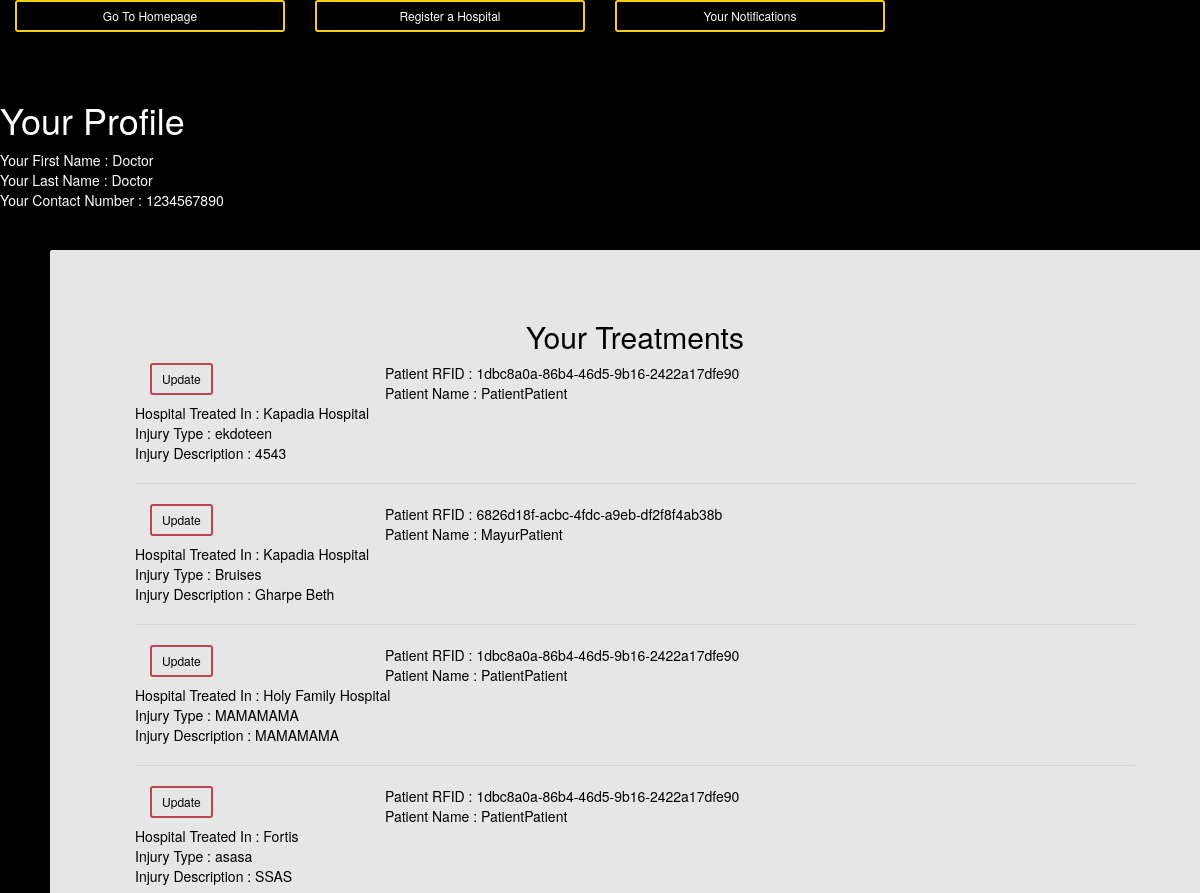
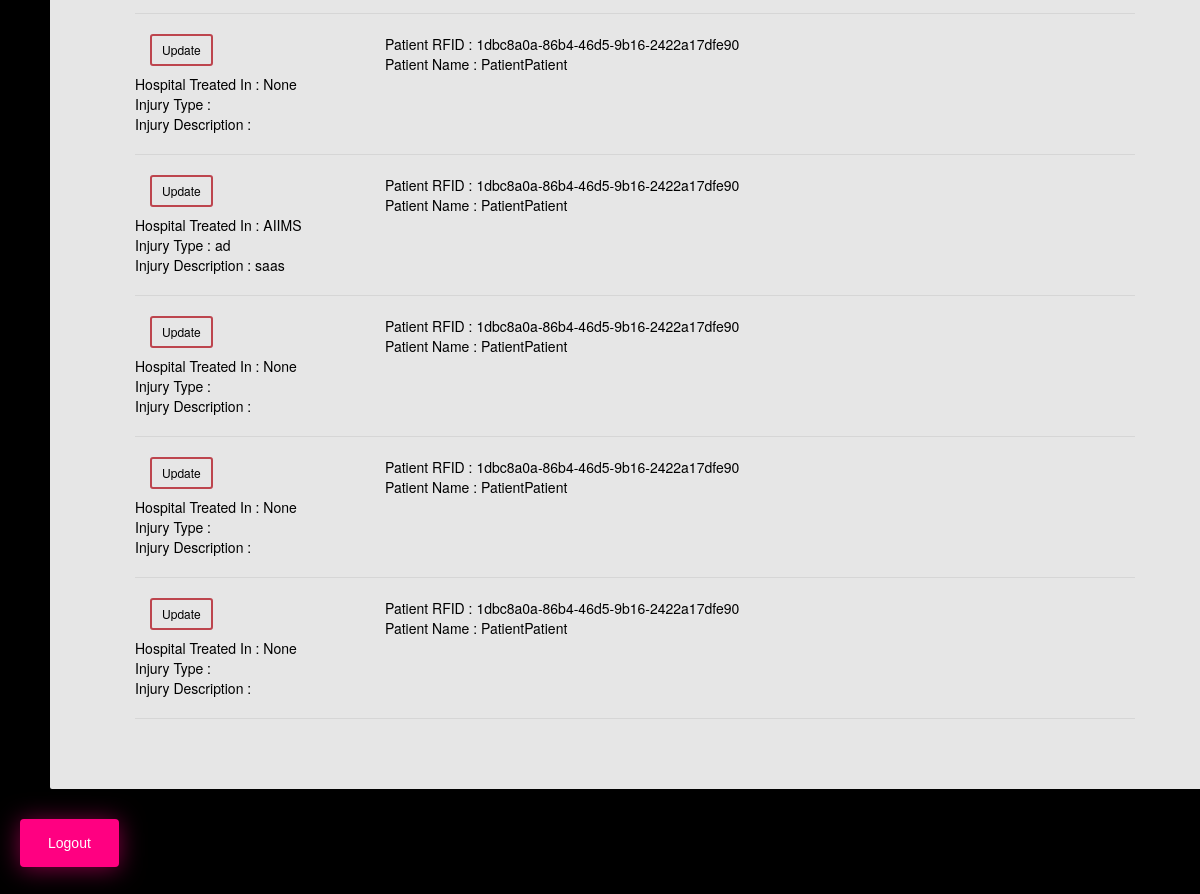
The page /doctorp/doctor/profile (signed in) on the database its author committed (2 pictures, top to bottom).
### accounts/models.py (models this page shows, shortened)
class Doctor(models.Model):
    user = models.OneToOneField(User, on_delete=models.CASCADE)
    first_name = models.CharField(max_length=30)
    last_name = models.CharField(max_length=30)
    contact_no = models.CharField(max_length=10)
    email_id = models.EmailField()

class Treatment(models.Model):
    image = models.ImageField()
    doctor = models.ForeignKey(Doctor, on_delete=models.CASCADE, blank=True,null=True)
    patient = models.ForeignKey(Patient, on_delete=models.CASCADE, blank=True,null=True)
    hospital = models.ForeignKey(Hospital, on_delete=models.CASCADE, blank=True,null=True)
    injury_type = models.CharField(max_length=20,blank=True)
    injury_description = models.CharField(max_length=200,blank=True)

class Patient(models.Model):
    user = models.OneToOneField(User, on_delete=models.CASCADE)
    first_name = models.CharField(max_length=30)
    last_name = models.CharField(max_length=30)
    contact_no = models.CharField(max_length=10)
    email_id = models.EmailField()
    uid = models.UUIDField(unique=True, default=uuid.uuid4)
    emergency_contact_no = models.CharField(max_length=10)
    address = models.CharField(max_length=200)
    def __str__(self):
        return self.first_name + self.last_name

class Hospital(models.Model):
    doctor = models.ManyToManyField(Doctor)
    name = models.CharField(max_length=100)
    contact = models.CharField(max_length=10)
    address = models.CharField(max_length=200)
    def __str__(self):
        return self.name

### doctors_p/views.py (the view)
# urls.py: path('doctor/profile', views.docp,name='dprof'),
def docp(request):
    doctor = Doctor.objects.get(user=request.user)
    treatment = Treatment.objects.filter(doctor=doctor)
    return render(request, 'doctors_p/doctorprofile.html', {'doctor': doctor, 'treatments': treatment})

### doctors_p/templates/doctors_p/doctorprofile.html (shortened to what this page needs)
<!DOCTYPE html>
<html lang="en">
<head>
        <link rel="stylesheet" href="https://maxcdn.bootstrapcdn.com/bootstrap/3.3.4/css/bootstrap.min.css">
        <link href="http://designify.me/code-snippets/animated-buttons/css/btns.css" rel="stylesheet">
        <link rel="stylesheet" href="http://maxcdn.bootstrapcdn.com/font-awesome/4.3.0/css/font-awesome.min.css">
</head>
<body>
{% if user.is_authenticated %}
<div class="col-md-3 col-sm-3 col-xs-6"> <a href="{% url 'home' %}" class="btn btn-sm animated-button thar-one">Go To Homepage</a> </div>
<div class="col-md-3 col-sm-3 col-xs-6"><a href="{% url 'accounts:hreg'%}" class="btn btn-sm animated-button thar-two">Register a Hospital</a></div>
<div class="col-md-3 col-sm-3 col-xs-6"><a href="{% url 'doctor:dnotify'%}"class="btn btn-sm animated-button thar-three"> Your Notifications</a></div><br><br><br><br>
<h1> Your Profile</h1>
        <form class="logout" action="{% url 'accounts:logout'%}" method="POST">
           Your First Name : {{doctor.first_name}}<br>
           Your Last Name : {{doctor.last_name}}<br>
           Your Contact Number : {{doctor.contact_no}}<br>
        <br>
        <div class="container">
        <h2 align="center">Your Treatments</h2>
        {% for treat in treatments %}
            <div class="col-md-3 col-sm-3 col-xs-6"><a class="btn btn-sm animated-button victoria-two" href="{% url 'doctor:tupdate' id=treat.id %}">Update</a></div>
        Patient RFID : {{treat.patient.uid}}<br>
        Patient Name : {{treat.patient}}<br>
        Hospital Treated In : {{treat.hospital}}<br>
        Injury Type : {{treat.injury_type}}<br>
        Injury Description : {{treat.injury_description}}<br>
        <hr>
        {%endfor%}
        </div>
        <button class="bubbly-button" type="submit"> Logout</button>
        {% endif %}
        </form>
</body>
</html>

### doctors_p/templates/doctors_p/doctorprofile.html (style rules this page uses)
body { background:black; color: #fff; }
.container { margin-top: 20px; margin-left: 50px; margin-right: 50px; color: black; background: #fff; border-radius: 2px; padding: 50px 85px; opacity: 0.9; }
a.animated-button.thar-two { color: #fff; cursor: pointer; display: block; position: relative; border: 2px solid #F7CA18; transition: all 0.4s cubic-bezier(0.215, 0.61, 0.355, 1) 0s; }
a.animated-button.thar-two:before { display: block; position: absolute; left: 0px; bottom: 0px; height: 0px; width: 100%; z-index: -1; content: ''; color: #000 !important; background: #F7CA18; transition: all 0.4s cubic-bezier(0.215, 0.61, 0.355, 1) 0s; }
.bubbly-button { font-family: 'Helvetica', 'Arial', sans-serif; display: inline-block; font-size: 1em; padding: 1em 2em; margin-top: 30px; margin-left: 20px; margin-bottom: 60px; -webkit-appearance: none; appearance: none; background-color: #ff0081; color: #fff; border-radius: 4px; border: none; cursor: pointer; position: relative; transition: transform ease-in 0.1s, box-shadow ease-in 0.25s; box-shadow: 0 2px 25px rgba(255, 0, 130, 0.5); }
.bubbly-button:before, .bubbly-button:after { position: absolute; content: ''; display: block; width: 140%; height: 100%; left: -20%; z-index: -1000; transition: all ease-in-out 0.5s; background-repeat: no-repeat; }
.bubbly-button:before { display: none; top: -75%; background-image: radial-gradient(circle, #ff0081 20%, transparent 20%), radial-gradient(circle, transparent 20%, #ff0081 20%, transparent 30%), radial-gradient(circle, #ff0081 20%, transparent 20%), radial-gradient(circle, #ff0081 20%, transparent 20%), radial-gradient(circle, transparent 10%, #ff0081 15%, transparent 20%), radial-gradient(circle, #ff0081 20%, transparent 20%), radial-gradient(circle, #ff0081 20%, transparent 20%), radial-gradient(circle, #ff0081 20%, transparent 20%), radial-gradient(circle, #ff0081 20%, transparent 20%); background-size: 10% 10%, 20% 20%, 15% 15%, 20% 20%, 18% 18%, 10% 10%, 15% 15%, 10% 10%, 18% 18%; }
.bubbly-button:after { display: none; bottom: -75%; background-image: radial-gradient(circle, #ff0081 20%, transparent 20%), radial-gradient(circle, #ff0081 20%, transparent 20%), radial-gradient(circle, transparent 10%, #ff0081 15%, transparent 20%), radial-gradient(circle, #ff0081 20%, transparent 20%), radial-gradient(circle, #ff0081 20%, transparent 20%), radial-gradient(circle, #ff0081 20%, transparent 20%), radial-gradient(circle, #ff0081 20%, transparent 20%); background-size: 15% 15%, 20% 20%, 18% 18%, 20% 20%, 15% 15%, 10% 10%, 20% 20%; }
a.animated-button.thar-three { color: #fff; cursor: pointer; display: block; position: relative; border: 2px solid #F7CA18; transition: all 0.4s cubic-bezier(0.42, 0, 0.58, 1); }
a.animated-button.thar-three:before { display: block; position: absolute; top: 0px; right: 0px; height: 100%; width: 0px; z-index: -1; content: ''; color: #000 !important; background: #F7CA18; transition: all 0.4s cubic-bezier(0.42, 0, 0.58, 1); }
a.animated-button.thar-one { color: #fff; cursor: pointer; display: block; position: relative; border: 2px solid #F7CA18; transition: all 0.4s cubic-bezier(0.215, 0.61, 0.355, 1) 0s; }
a.animated-button.thar-one:before { display: block; position: absolute; left: 0px; top: 0px; height: 0px; width: 100%; z-index: -1; content: ''; color: #000 !important; background: #F7CA18; transition: all 0.4s cubic-bezier(0.215, 0.61, 0.355, 1) 0s; }
a.animated-button.victoria-two { border: 2px solid #D24D57; color: #000; }
a.animated-button.victoria-two:after { background: #D24D57; -moz-transform: translateX(-50%) translateY(-50%) rotate(25deg); -ms-transform: translateX(-50%) translateY(-50%) rotate(25deg); -webkit-transform: translateX(-50%) translateY(-50%) rotate(25deg); transform: translateX(-50%) translateY(-50%) rotate(25deg); }

### rows shown on the page
Doctor: first_name "Doctor", last_name "Doctor", contact_no "1234567890"
Treatment: patient.uid "1dbc8a0a-86b4-46d5-9b16-2422a17dfe90", patient "PatientPatient", hospital "Kapadia Hospital", injury_type "ekdoteen", injury_description "4543"
Treatment: patient.uid "6826d18f-acbc-4fdc-a9eb-df2f8f4ab38b", patient "MayurPatient", hospital "Kapadia Hospital", injury_type "Bruises", injury_description "Gharpe Beth"
Treatment: patient.uid "1dbc8a0a-86b4-46d5-9b16-2422a17dfe90", patient "PatientPatient", hospital "Holy Family Hospital", injury_type "MAMAMAMA", injury_description "MAMAMAMA"
Treatment: patient.uid "1dbc8a0a-86b4-46d5-9b16-2422a17dfe90", patient "PatientPatient", hospital "Fortis", injury_type "asasa", injury_description "SSAS"
Treatment: patient.uid "1dbc8a0a-86b4-46d5-9b16-2422a17dfe90", patient "PatientPatient", hospital "None"
Treatment: patient.uid "1dbc8a0a-86b4-46d5-9b16-2422a17dfe90", patient "PatientPatient", hospital "AIIMS", injury_type "ad", injury_description "saas"
Treatment: patient.uid "1dbc8a0a-86b4-46d5-9b16-2422a17dfe90", patient "PatientPatient", hospital "None"
Treatment: patient.uid "1dbc8a0a-86b4-46d5-9b16-2422a17dfe90", patient "PatientPatient", hospital "None"
Treatment: patient.uid "1dbc8a0a-86b4-46d5-9b16-2422a17dfe90", patient "PatientPatient", hospital "None"
